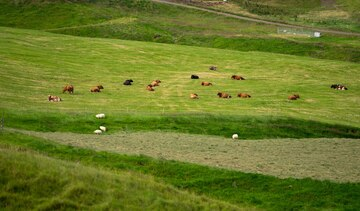
#> input picture images/rebanho.png, 360 x 211 px
$ python lab12-1.py
#> lines starting #> are read from the running program, lines starting #| are printed output that depends on the picture; after the words box and inside, x2 and y2 are one past the last pixel; in counts of white or black regions, pixels touching at a corner belong together
import cv2
import numpy as np
import matplotlib.pyplot as plt

# Carregar a imagem
img = cv2.imread('../images/rebanho.png')
#> img is the input picture: shape (211, 360, 3); mean B, G, R 40.6, 121, 107.1
img = cv2.cvtColor(img, cv2.COLOR_BGR2RGB)

# Converte RGB para HSV
hsv = cv2.cvtColor(img, cv2.COLOR_RGB2HSV)
#> hsv: shape (211, 360, 3); mean H, S, V 34.8, 177.8, 121.9

# Especificar limites da cor Verde
lower_green = np.array([35, 50, 50])
upper_green = np.array([85, 255, 255])

# Máscara de segmentação
mask = cv2.inRange(hsv, lower_green, upper_green)
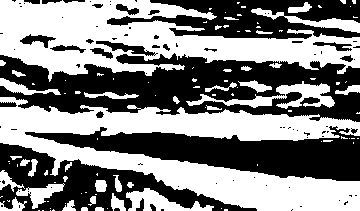
#> mask: shape (211, 360); 51% white; 87 black regions (61 under 20 px), largest, box (x1, y1, x2, y2) and area: (0, 53, 360, 122) 14326, (25, 126, 360, 181) 8836, (0, 143, 257, 211) 6451

# Aplicar a máscara:
segmented = cv2.bitwise_and(img, img, mask=mask)
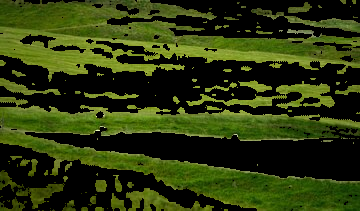
#> segmented: shape (211, 360, 3); mean R, G, B 44.2, 56.3, 12.7

# Exibir resultados:
plt.figure(figsize=(12, 5))
plt.subplot(1, 3, 1); plt.imshow(img); plt.title('Original'); plt.axis('off')
plt.subplot(1, 3, 2); plt.imshow(mask); plt.title('Máscara'); plt.axis('off')
plt.subplot(1, 3, 3); plt.imshow(segmented); plt.title('Segmentado'); plt.axis('off')
plt.show()
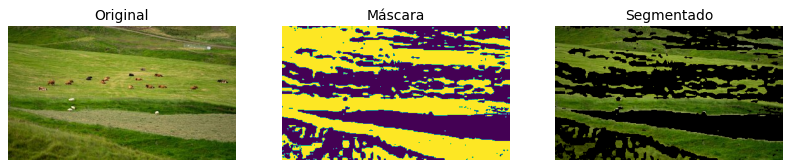
#> figure drawn by matplotlib, 3 panels

$ run again, with images/tronco.png copied over images/rebanho.png
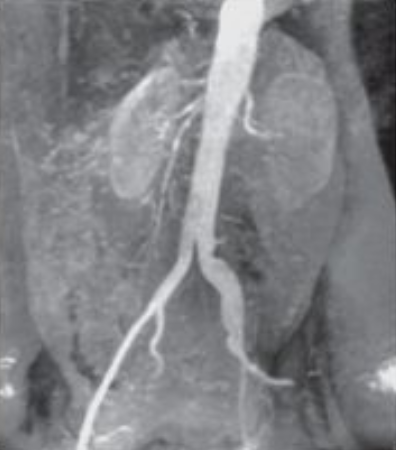
#> input picture images/tronco.png, 396 x 450 px
#> img is the input picture: shape (450, 396, 3); mean B, G, R 133.3, 129.7, 128.8
#> hsv: shape (450, 396, 3); mean H, S, V 113.1, 9.2, 133.3
#> mask: shape (450, 396); every value is 0
#> segmented: shape (450, 396, 3); every value is 0
#> `plt.show()`:
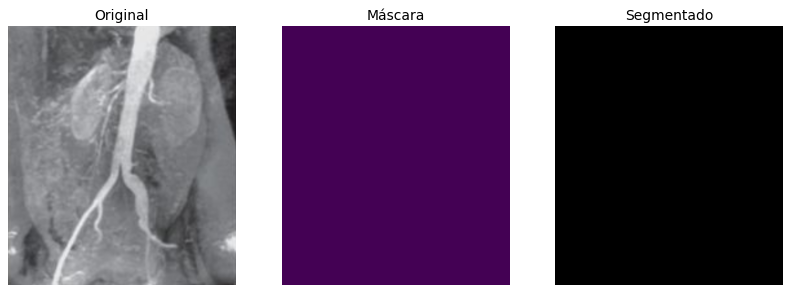
#> figure drawn by matplotlib, 3 panels
